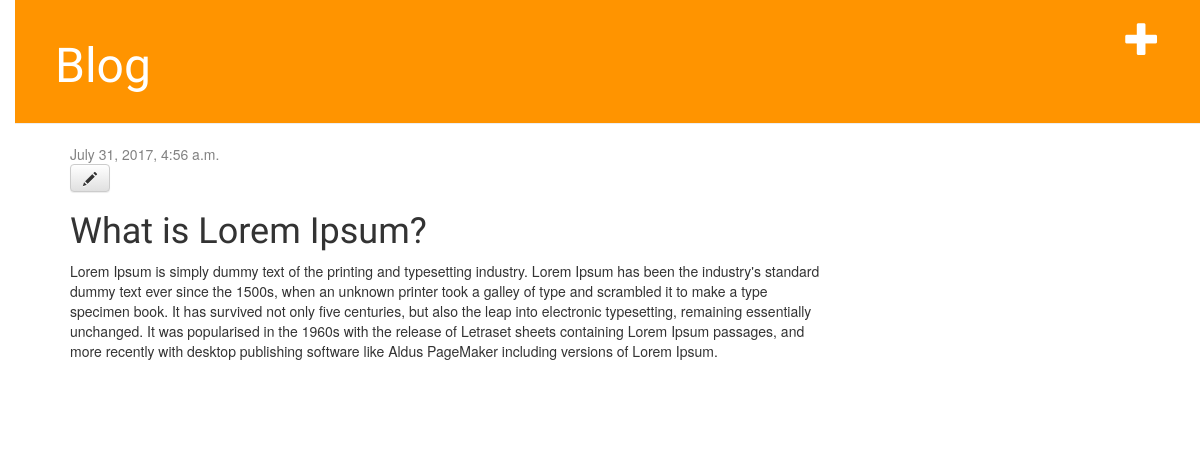
/post/1/, run on an earlier commit of the app's database.
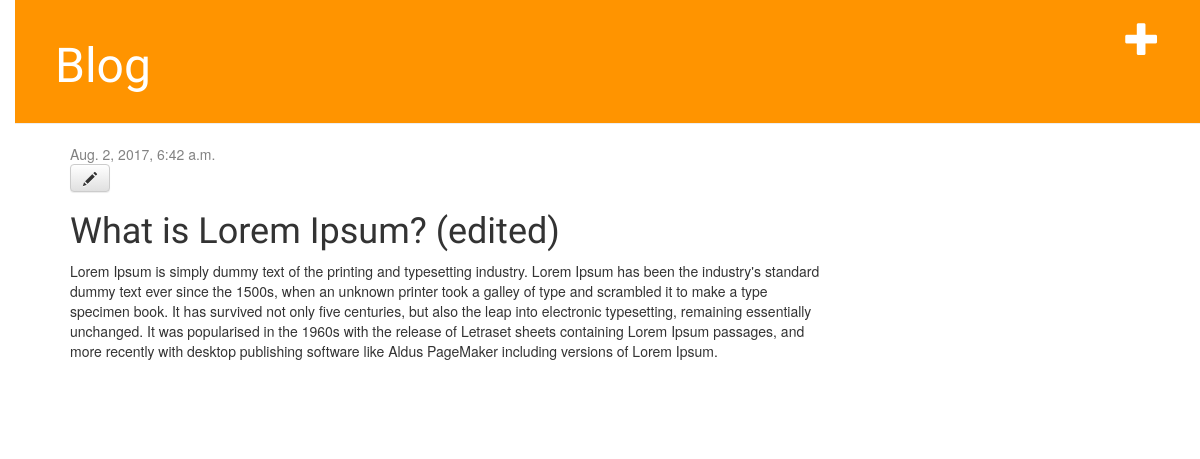
And on a later commit of the database.
### blog/models.py (models this page shows, shortened)
class Post(models.Model):
    author = models.ForeignKey('auth.User')
    title = models.CharField(max_length=200)
    text = models.TextField()
    created_date = models.DateTimeField(
            default=timezone.now)
    published_date = models.DateTimeField(
            blank=True, null=True)

### blog/views.py (the view)
# urls.py: url(r'^post/(?P<pk>\d+)/$', views.post_detail, name='post_detail'),
def post_detail(request, pk):
    post = get_object_or_404(Post, pk=pk)
    return render(request, 'blog/post_detail.html', {'post': post})

### blog/templates/blog/post_detail.html
{% extends 'blog/base.html' %}
{% block content %}
    <div class="post">
        {% if post.published_date %}
            <div class="date">
                {{ post.published_date }}
            </div>
        {% endif %}
        <a class="btn btn-default" href="{% url 'post_edit' pk=post.pk %}"><span class="glyphicon glyphicon-pencil"></span></a>
        <h1>{{ post.title }}</h1>
        <p>{{ post.text|linebreaksbr }}</p>
    </div>
{% endblock %}

What changed in the data, as far as the page shows it:
changed Post: published_date "July 31, 2017, 4:56 a.m." → "Aug. 2, 2017, 6:42 a.m."; title "What is Lorem Ipsum?" → "What is Lorem Ipsum? (edited)"
